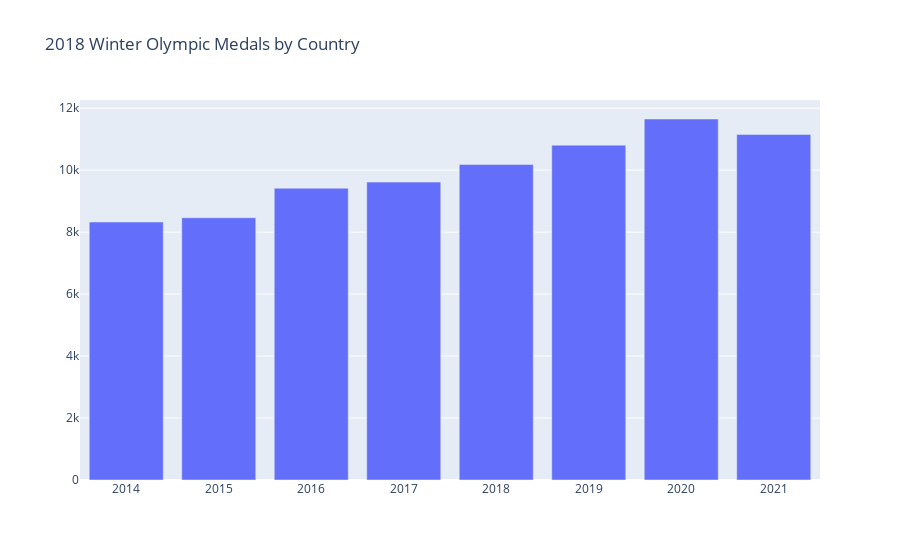

Notebook code for this chart:
### Code cell
fig

### Figure 1 — Plotly figure (JSON) as saved in the notebook; plotly's stock layout.template omitted (floating-point values rounded to 4 significant figures)
{"data": [{"x": [2014, 2015, 2016, 2017, 2018, 2019, 2020, 2021], "y": [8326.0, 8465.0, 9417.0, 9614.0, 10180.0, 10810.0, 11650.0, 11150.0], "type": "bar"}], "layout": {"title": {"text": "2018 Winter Olympic Medals by Country"}}}
